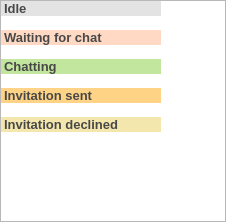
<?xml version="1.0" encoding="UTF-8"?>
<ui version="4.0">
 <class>wVisitorsTree</class>
 <widget class="QWidget" name="wVisitorsTree">
  <property name="geometry">
   <rect>
    <x>0</x>
    <y>0</y>
    <width>226</width>
    <height>222</height>
   </rect>
  </property>
  <property name="windowTitle">
   <string>Form</string>
  </property>
  <layout class="QVBoxLayout" name="verticalLayout">
   <property name="spacing">
    <number>5</number>
   </property>
   <property name="margin">
    <number>0</number>
   </property>
   <item>
    <widget class="QTreeWidget" name="visitorsTree">
     <property name="focusPolicy">
      <enum>Qt::NoFocus</enum>
     </property>
     <property name="contextMenuPolicy">
      <enum>Qt::CustomContextMenu</enum>
     </property>
     <property name="horizontalScrollBarPolicy">
      <enum>Qt::ScrollBarAlwaysOff</enum>
     </property>
     <property name="autoScroll">
      <bool>false</bool>
     </property>
     <property name="tabKeyNavigation">
      <bool>false</bool>
     </property>
     <property name="showDropIndicator" stdset="0">
      <bool>false</bool>
     </property>
     <property name="alternatingRowColors">
      <bool>false</bool>
     </property>
     <property name="selectionMode">
      <enum>QAbstractItemView::SingleSelection</enum>
     </property>
     <property name="selectionBehavior">
      <enum>QAbstractItemView::SelectRows</enum>
     </property>
     <property name="textElideMode">
      <enum>Qt::ElideLeft</enum>
     </property>
     <property name="indentation">
      <number>25</number>
     </property>
     <property name="rootIsDecorated">
      <bool>false</bool>
     </property>
     <property name="uniformRowHeights">
      <bool>false</bool>
     </property>
     <property name="itemsExpandable">
      <bool>true</bool>
     </property>
     <property name="sortingEnabled">
      <bool>false</bool>
     </property>
     <property name="allColumnsShowFocus">
      <bool>false</bool>
     </property>
     <property name="wordWrap">
      <bool>true</bool>
     </property>
     <property name="headerHidden">
      <bool>true</bool>
     </property>
     <attribute name="headerVisible">
      <bool>false</bool>
     </attribute>
     <attribute name="headerCascadingSectionResizes">
      <bool>false</bool>
     </attribute>
     <attribute name="headerDefaultSectionSize">
      <number>160</number>
     </attribute>
     <attribute name="headerHighlightSections">
      <bool>true</bool>
     </attribute>
     <attribute name="headerMinimumSectionSize">
      <number>160</number>
     </attribute>
     <attribute name="headerShowSortIndicator" stdset="0">
      <bool>false</bool>
     </attribute>
     <attribute name="headerStretchLastSection">
      <bool>true</bool>
     </attribute>
     <column>
      <property name="text">
       <string>Name</string>
      </property>
     </column>
     <column>
      <property name="text">
       <string>Id</string>
      </property>
     </column>
     <column>
      <property name="text">
       <string>Count</string>
      </property>
     </column>
     <item>
      <property name="text">
       <string comment="LBL_VISITORS_TREE_IDLE">Idle</string>
      </property>
      <property name="font">
       <font>
        <pointsize>10</pointsize>
        <weight>75</weight>
        <bold>true</bold>
       </font>
      </property>
      <property name="background">
       <brush brushstyle="SolidPattern">
        <color alpha="255">
         <red>227</red>
         <green>227</green>
         <blue>227</blue>
        </color>
       </brush>
      </property>
      <property name="foreground">
       <brush brushstyle="SolidPattern">
        <color alpha="255">
         <red>72</red>
         <green>72</green>
         <blue>72</blue>
        </color>
       </brush>
      </property>
      <property name="icon">
       <iconset resource="lh3.qrc">
        <normaloff>:/lh3/Resources/collapsed.png</normaloff>
        <normalon>:/lh3/Resources/expanded.png</normalon>:/lh3/Resources/collapsed.png</iconset>
      </property>
      <property name="text">
       <string/>
      </property>
      <property name="text">
       <string>(0)</string>
      </property>
      <property name="font">
       <font>
        <pointsize>10</pointsize>
        <weight>75</weight>
        <bold>true</bold>
       </font>
      </property>
      <property name="background">
       <brush brushstyle="SolidPattern">
        <color alpha="255">
         <red>227</red>
         <green>227</green>
         <blue>227</blue>
        </color>
       </brush>
      </property>
      <property name="foreground">
       <brush brushstyle="SolidPattern">
        <color alpha="255">
         <red>72</red>
         <green>72</green>
         <blue>72</blue>
        </color>
       </brush>
      </property>
      <property name="flags">
       <set>ItemIsSelectable|ItemIsUserCheckable|ItemIsEnabled</set>
      </property>
     </item>
     <item>
      <property name="text">
       <string/>
      </property>
      <property name="text">
       <string/>
      </property>
      <property name="text">
       <string/>
      </property>
     </item>
     <item>
      <property name="text">
       <string comment="LBL_VISITORS_TREE_WAITING_CHAT">Waiting for chat</string>
      </property>
      <property name="font">
       <font>
        <pointsize>10</pointsize>
        <weight>75</weight>
        <bold>true</bold>
       </font>
      </property>
      <property name="background">
       <brush brushstyle="SolidPattern">
        <color alpha="255">
         <red>255</red>
         <green>217</green>
         <blue>195</blue>
        </color>
       </brush>
      </property>
      <property name="foreground">
       <brush brushstyle="SolidPattern">
        <color alpha="255">
         <red>72</red>
         <green>72</green>
         <blue>72</blue>
        </color>
       </brush>
      </property>
      <property name="icon">
       <iconset resource="lh3.qrc">
        <normaloff>:/lh3/Resources/collapsed.png</normaloff>
        <normalon>:/lh3/Resources/expanded.png</normalon>:/lh3/Resources/collapsed.png</iconset>
      </property>
      <property name="text">
       <string/>
      </property>
      <property name="text">
       <string>(0)</string>
      </property>
      <property name="font">
       <font>
        <pointsize>10</pointsize>
        <weight>75</weight>
        <bold>true</bold>
       </font>
      </property>
      <property name="background">
       <brush brushstyle="SolidPattern">
        <color alpha="255">
         <red>255</red>
         <green>217</green>
         <blue>195</blue>
        </color>
       </brush>
      </property>
      <property name="foreground">
       <brush brushstyle="SolidPattern">
        <color alpha="255">
         <red>72</red>
         <green>72</green>
         <blue>72</blue>
        </color>
       </brush>
      </property>
      <property name="flags">
       <set>ItemIsSelectable|ItemIsUserCheckable|ItemIsEnabled</set>
      </property>
     </item>
     <item>
      <property name="text">
       <string/>
      </property>
      <property name="text">
       <string/>
      </property>
      <property name="text">
       <string/>
      </property>
     </item>
     <item>
      <property name="text">
       <string comment="LBL_VISITORS_TREE_CHATTING">Chatting</string>
      </property>
      <property name="font">
       <font>
        <pointsize>10</pointsize>
        <weight>75</weight>
        <bold>true</bold>
       </font>
      </property>
      <property name="background">
       <brush brushstyle="SolidPattern">
        <color alpha="255">
         <red>194</red>
         <green>230</green>
         <blue>157</blue>
        </color>
       </brush>
      </property>
      <property name="foreground">
       <brush brushstyle="SolidPattern">
        <color alpha="255">
         <red>72</red>
         <green>72</green>
         <blue>72</blue>
        </color>
       </brush>
      </property>
      <property name="icon">
       <iconset resource="lh3.qrc">
        <normaloff>:/lh3/Resources/collapsed.png</normaloff>
        <normalon>:/lh3/Resources/expanded.png</normalon>:/lh3/Resources/collapsed.png</iconset>
      </property>
      <property name="text">
       <string/>
      </property>
      <property name="text">
       <string>(0)</string>
      </property>
      <property name="font">
       <font>
        <pointsize>10</pointsize>
        <weight>75</weight>
        <bold>true</bold>
       </font>
      </property>
      <property name="background">
       <brush brushstyle="SolidPattern">
        <color alpha="255">
         <red>194</red>
         <green>230</green>
         <blue>157</blue>
        </color>
       </brush>
      </property>
      <property name="foreground">
       <brush brushstyle="SolidPattern">
        <color alpha="255">
         <red>72</red>
         <green>72</green>
         <blue>72</blue>
        </color>
       </brush>
      </property>
     </item>
     <item>
      <property name="text">
       <string/>
      </property>
      <property name="text">
       <string/>
      </property>
      <property name="text">
       <string/>
      </property>
     </item>
     <item>
      <property name="text">
       <string comment="LBL_VISITORS_TREE_INVITATION_SENT">Invitation sent</string>
      </property>
      <property name="font">
       <font>
        <pointsize>10</pointsize>
        <weight>75</weight>
        <bold>true</bold>
       </font>
      </property>
      <property name="background">
       <brush brushstyle="SolidPattern">
        <color alpha="255">
         <red>255</red>
         <green>211</green>
         <blue>134</blue>
        </color>
       </brush>
      </property>
      <property name="foreground">
       <brush brushstyle="SolidPattern">
        <color alpha="255">
         <red>72</red>
         <green>72</green>
         <blue>72</blue>
        </color>
       </brush>
      </property>
      <property name="icon">
       <iconset resource="lh3.qrc">
        <normaloff>:/lh3/Resources/collapsed.png</normaloff>
        <normalon>:/lh3/Resources/expanded.png</normalon>:/lh3/Resources/collapsed.png</iconset>
      </property>
      <property name="text">
       <string/>
      </property>
      <property name="text">
       <string>(0)</string>
      </property>
      <property name="font">
       <font>
        <pointsize>10</pointsize>
        <weight>75</weight>
        <bold>true</bold>
       </font>
      </property>
      <property name="background">
       <brush brushstyle="SolidPattern">
        <color alpha="255">
         <red>255</red>
         <green>211</green>
         <blue>134</blue>
        </color>
       </brush>
      </property>
      <property name="foreground">
       <brush brushstyle="SolidPattern">
        <color alpha="255">
         <red>72</red>
         <green>72</green>
         <blue>72</blue>
        </color>
       </brush>
      </property>
     </item>
     <item>
      <property name="text">
       <string/>
      </property>
      <property name="text">
       <string/>
      </property>
      <property name="text">
       <string/>
      </property>
     </item>
     <item>
      <property name="text">
       <string comment="LBL_VISITORS_TREE_INVITATION_DECLINET">Invitation declined</string>
      </property>
      <property name="font">
       <font>
        <pointsize>10</pointsize>
        <weight>75</weight>
        <bold>true</bold>
       </font>
      </property>
      <property name="background">
       <brush brushstyle="SolidPattern">
        <color alpha="255">
         <red>244</red>
         <green>231</green>
         <blue>174</blue>
        </color>
       </brush>
      </property>
      <property name="foreground">
       <brush brushstyle="SolidPattern">
        <color alpha="255">
         <red>72</red>
         <green>72</green>
         <blue>72</blue>
        </color>
       </brush>
      </property>
      <property name="icon">
       <iconset resource="lh3.qrc">
        <normaloff>:/lh3/Resources/collapsed.png</normaloff>
        <normalon>:/lh3/Resources/expanded.png</normalon>:/lh3/Resources/collapsed.png</iconset>
      </property>
      <property name="text">
       <string/>
      </property>
      <property name="text">
       <string>(0)</string>
      </property>
      <property name="font">
       <font>
        <pointsize>10</pointsize>
        <weight>75</weight>
        <bold>true</bold>
       </font>
      </property>
      <property name="background">
       <brush brushstyle="SolidPattern">
        <color alpha="255">
         <red>244</red>
         <green>231</green>
         <blue>174</blue>
        </color>
       </brush>
      </property>
      <property name="foreground">
       <brush brushstyle="SolidPattern">
        <color alpha="255">
         <red>72</red>
         <green>72</green>
         <blue>72</blue>
        </color>
       </brush>
      </property>
     </item>
    </widget>
   </item>
  </layout>
  <action name="actionAssign_name">
   <property name="text">
    <string>Assign name</string>
   </property>
  </action>
  <action name="actionOpen_Visitor">
   <property name="text">
    <string>Open Visitor</string>
   </property>
  </action>
 </widget>
 <resources>
  <include location="lh3.qrc"/>
 </resources>
 <connections>
  <connection>
   <sender>visitorsTree</sender>
   <signal>itemDoubleClicked(QTreeWidgetItem*,int)</signal>
   <receiver>wVisitorsTree</receiver>
   <slot>itemDoubleClicked(QTreeWidgetItem*,int)</slot>
   <hints>
    <hint type="sourcelabel">
     <x>33</x>
     <y>8</y>
    </hint>
    <hint type="destinationlabel">
     <x>55</x>
     <y>-17</y>
    </hint>
   </hints>
  </connection>
  <connection>
   <sender>visitorsTree</sender>
   <signal>customContextMenuRequested(QPoint)</signal>
   <receiver>wVisitorsTree</receiver>
   <slot>showPopup(QPoint)</slot>
   <hints>
    <hint type="sourcelabel">
     <x>143</x>
     <y>143</y>
    </hint>
    <hint type="destinationlabel">
     <x>229</x>
     <y>171</y>
    </hint>
   </hints>
  </connection>
  <connection>
   <sender>actionAssign_name</sender>
   <signal>activated()</signal>
   <receiver>wVisitorsTree</receiver>
   <slot>renameVisitorAction()</slot>
   <hints>
    <hint type="sourcelabel">
     <x>-1</x>
     <y>-1</y>
    </hint>
    <hint type="destinationlabel">
     <x>112</x>
     <y>110</y>
    </hint>
   </hints>
  </connection>
  <connection>
   <sender>actionOpen_Visitor</sender>
   <signal>activated()</signal>
   <receiver>wVisitorsTree</receiver>
   <slot>openVisitorAction()</slot>
   <hints>
    <hint type="sourcelabel">
     <x>-1</x>
     <y>-1</y>
    </hint>
    <hint type="destinationlabel">
     <x>112</x>
     <y>110</y>
    </hint>
   </hints>
  </connection>
 </connections>
 <slots>
  <slot>itemDoubleClicked(QTreeWidgetItem*,int)</slot>
  <slot>itemClicked(QTreeWidgetItem*,int)</slot>
  <slot>itemSelectionChanged()</slot>
  <slot>showPopup(QPoint)</slot>
  <slot>openVisitorAction()</slot>
  <slot>renameVisitorAction()</slot>
 </slots>
</ui>
